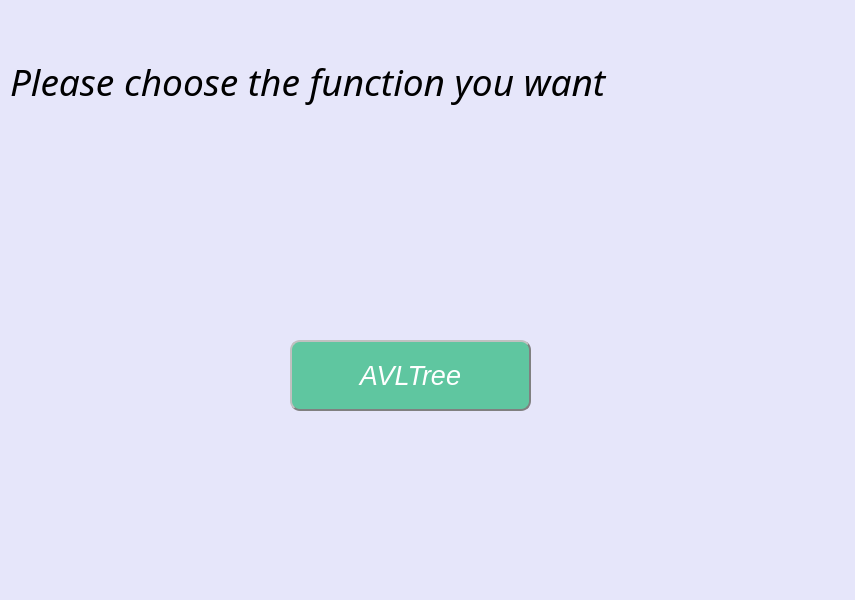
<?xml version="1.0" encoding="UTF-8"?>
<ui version="4.0">
 <class>MainWindow</class>
 <widget class="QMainWindow" name="MainWindow">
  <property name="geometry">
   <rect>
    <x>0</x>
    <y>0</y>
    <width>855</width>
    <height>600</height>
   </rect>
  </property>
  <property name="windowTitle">
   <string>MainWindow</string>
  </property>
  <property name="styleSheet">
   <string notr="true">background-color: rgb(230, 230, 250);</string>
  </property>
  <widget class="QWidget" name="centralwidget">
   <widget class="QPushButton" name="toAVL">
    <property name="geometry">
     <rect>
      <x>290</x>
      <y>340</y>
      <width>241</width>
      <height>71</height>
     </rect>
    </property>
    <property name="font">
     <font>
      <pointsize>20</pointsize>
      <italic>true</italic>
     </font>
    </property>
    <property name="styleSheet">
     <string notr="true">QPushButton{
background-color: rgb(95,198,160);
        color: white; 
        border-radius: 10px;  border: 2px groove gray;
        border-style: outset;
}</string>
    </property>
    <property name="text">
     <string>AVLTree</string>
    </property>
   </widget>
   <widget class="QLabel" name="label_2">
    <property name="geometry">
     <rect>
      <x>660</x>
      <y>110</y>
      <width>181</width>
      <height>211</height>
     </rect>
    </property>
    <property name="text">
     <string/>
    </property>
    <property name="pixmap">
     <pixmap resource="pic.qrc">:/new/prefix1/treepic.png</pixmap>
    </property>
   </widget>
   <widget class="QLabel" name="label">
    <property name="geometry">
     <rect>
      <x>10</x>
      <y>50</y>
      <width>801</width>
      <height>63</height>
     </rect>
    </property>
    <property name="font">
     <font>
      <family>Californian FB</family>
      <pointsize>28</pointsize>
      <italic>true</italic>
     </font>
    </property>
    <property name="text">
     <string>Please choose the function you want </string>
    </property>
   </widget>
  </widget>
  <widget class="QMenuBar" name="menubar">
   <property name="geometry">
    <rect>
     <x>0</x>
     <y>0</y>
     <width>855</width>
     <height>26</height>
    </rect>
   </property>
  </widget>
  <widget class="QStatusBar" name="statusbar"/>
 </widget>
 <resources>
  <include location="pic.qrc"/>
 </resources>
 <connections/>
</ui>
